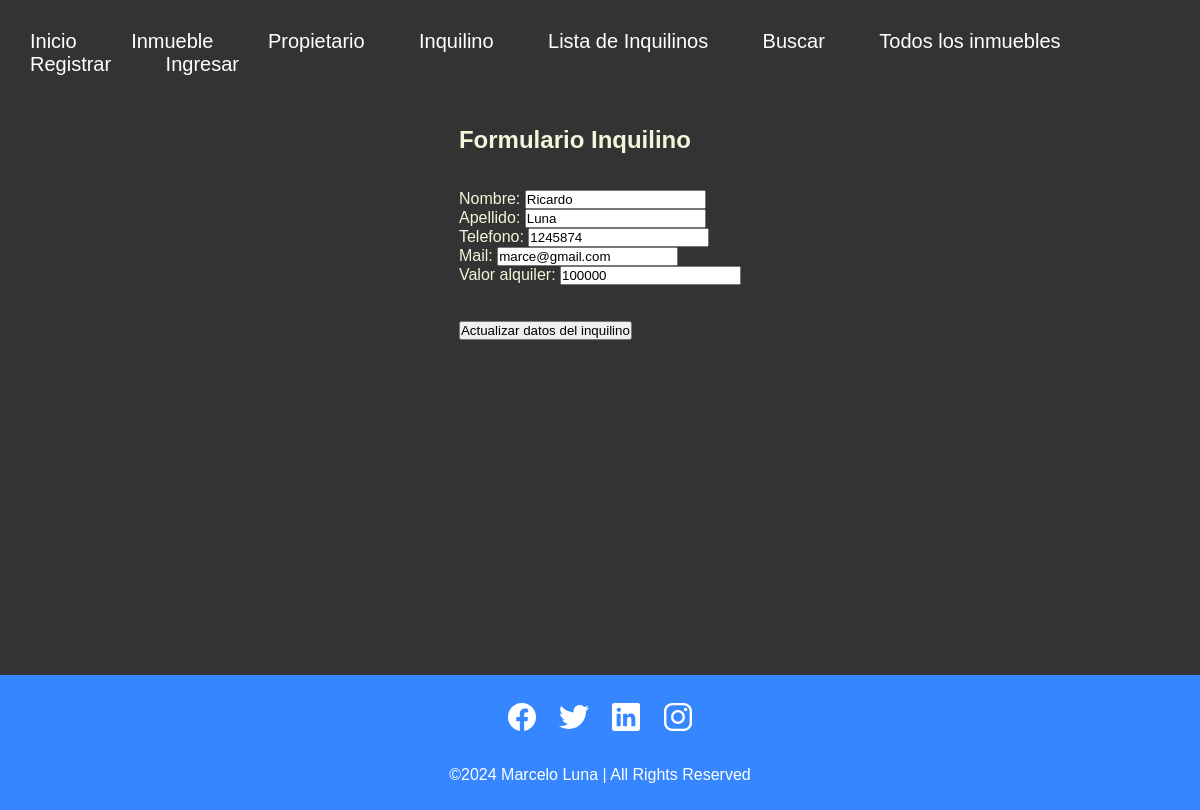
/actualiza-inquilino/1, run on the app's committed database.
### app/models.py (models this page shows, shortened)
class Inquilino(models.Model):
    nombre = models.CharField(max_length=30)
    apellido = models.CharField(max_length=30)
    telefono = models.IntegerField()
    mail = models.EmailField()
    valor_alquiler = models.IntegerField()

### app/views.py (the view)
# urls.py: path('actualiza-inquilino/<pk>', InquilinoUpdate.as_view(), name='actualizar_inquilino'),
class InquilinoUpdate (UpdateView):
    model = Inquilino
    template_name = 'inquilino_update.html'
    fields = ('__all__') # declarado de esta manera indicamos que se visualizan todos los campos.
    success_url = '/lista-inquilino/'
    context_object_name = 'inquilino'

### app/templates/inquilino_update.html
{% extends 'padre.html' %}
{% block contenido_que_cambia %}
<form class="form" action="{% url 'actualizar_inquilino' inquilino.id %}" method="post"> {% csrf_token %}
    <h2>Formulario Inquilino</h2>
    <br>
    <br>
    {{form.as_p}}
    <br>
    <br>
    <button type="submit">Actualizar datos del inquilino</button>
 </form>
{% endblock contenido_que_cambia %}

### app/static/css/estilos.css (style rules this page uses)
* { margin: 0; padding: 0; box-sizing: border-box; font-family: "Poppins", sans-serif; }
body { position: relative; margin: 0; padding-bottom: 3em; min-height: 100vh; background: #333; justify-content: flex-end; align-items: flex-end; }

### data on the page
Inquilino: nombre "Ricardo", apellido "Luna", telefono "1245874", mail "marce@gmail.com", valor_alquiler "100000"
